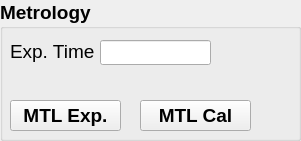
     <widget class="QGroupBox" name="group_metrology">
      <property name="geometry">
       <rect>
        <x>330</x>
        <y>0</y>
        <width>301</width>
        <height>141</height>
       </rect>
      </property>
      <property name="font">
       <font>
        <family>Arial</family>
        <pointsize>14</pointsize>
        <weight>75</weight>
        <bold>true</bold>
        <strikeout>false</strikeout>
       </font>
      </property>
      <property name="title">
       <string>Metrology</string>
      </property>
      <widget class="QLabel" name="label_MTL_exptime">
       <property name="geometry">
        <rect>
         <x>10</x>
         <y>40</y>
         <width>97</width>
         <height>23</height>
        </rect>
       </property>
       <property name="font">
        <font>
         <family>Arial</family>
         <pointsize>14</pointsize>
         <weight>50</weight>
         <bold>false</bold>
         <strikeout>false</strikeout>
        </font>
       </property>
       <property name="text">
        <string>Exp. Time</string>
       </property>
      </widget>
      <widget class="QLineEdit" name="lineEdit_MTL_exptime">
       <property name="geometry">
        <rect>
         <x>100</x>
         <y>40</y>
         <width>111</width>
         <height>25</height>
        </rect>
       </property>
       <property name="font">
        <font>
         <family>Arial</family>
         <pointsize>14</pointsize>
         <weight>50</weight>
         <bold>false</bold>
         <strikeout>false</strikeout>
        </font>
       </property>
      </widget>
      <widget class="QPushButton" name="pushbtn_MTL_cal">
       <property name="geometry">
        <rect>
         <x>140</x>
         <y>100</y>
         <width>111</width>
         <height>31</height>
        </rect>
       </property>
       <property name="text">
        <string>MTL Cal</string>
       </property>
      </widget>
      <widget class="QPushButton" name="pushbtn_MTL_exp_3">
       <property name="geometry">
        <rect>
         <x>10</x>
         <y>100</y>
         <width>111</width>
         <height>31</height>
        </rect>
       </property>
       <property name="font">
        <font>
         <family>Arial</family>
         <pointsize>14</pointsize>
         <weight>75</weight>
         <bold>true</bold>
         <strikeout>false</strikeout>
        </font>
       </property>
       <property name="toolTip">
        <string/>
       </property>
       <property name="text">
        <string>MTL Exp.</string>
       </property>
      </widget>
     </widget>
